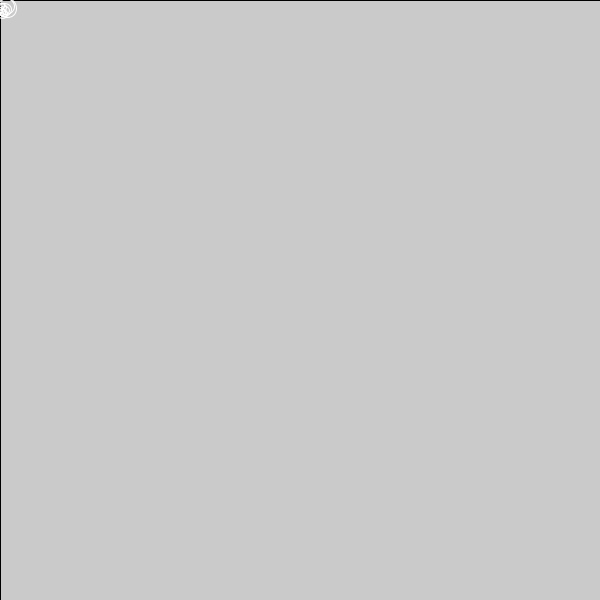
Frame 1 (no input)
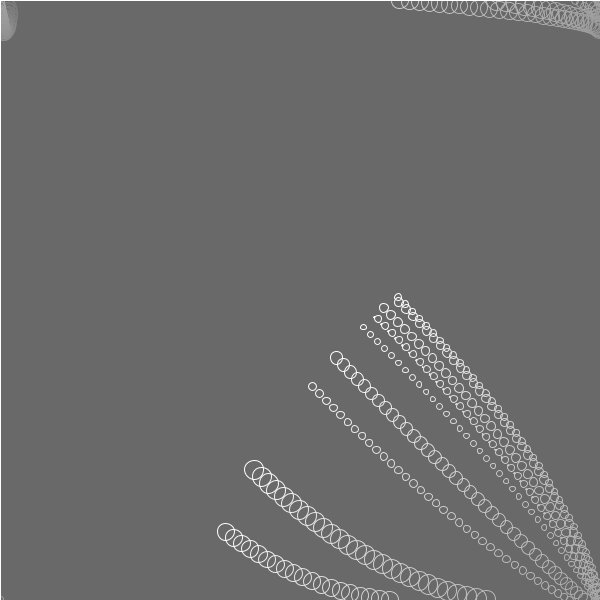
Frame 60 (the mouse pressed at the canvas centre just before this capture)
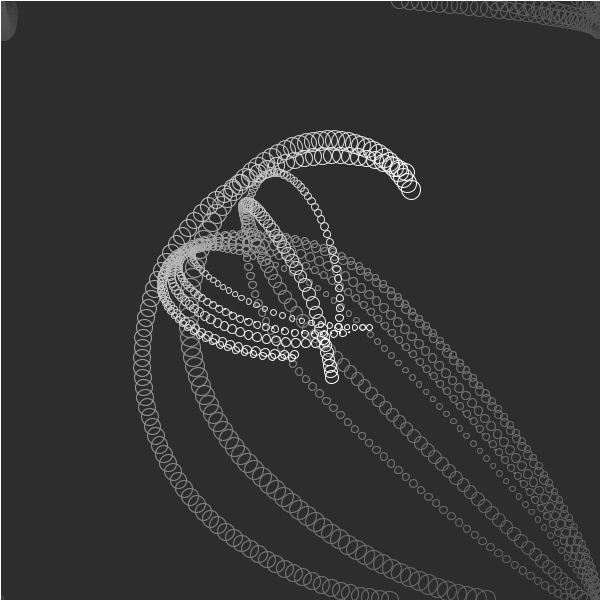
Frame 120 (the mouse held since frame 60 and released just before this capture)

The Processing sketch that drew these frames (run headless with seeded random() and noise(); from frame 60 on, the mouse is pressed at the canvas centre):

// Processing sketch: mouse_attraction
// ── mouse_attraction.pde
Mover[] movers = new Mover[10];

void setup(){
  size(600,600);
  for(int i = 0; i < movers.length; i++){
    movers[i] = new Mover();
  }
}

void draw(){
  fill(0, 3);
  rect(0,0,width,height); //Creates the fading effect.
  
  for(int i = 0; i < movers.length; i++){
    movers[i].update();
    movers[i].checkEdges();
    movers[i].display();
  }
}

class Mover{
  PVector location; //Represents the coordinates of the position of the circle.
  PVector velocity; //Represents the movement applied to the object.
  PVector acceleration; //Represents how fast the object should be moving.
  PVector mouse;
  float topSpeed = 10;
  float circleWidth;
  
  Mover(){
    location = new PVector(random(1,10), random(1,10)); //Random x and y coordinates so all the circles won't be displayed on top of each other.
    velocity = new PVector(1,5);
    acceleration = new PVector(-0.01, 0.5); 
    circleWidth = random(1,20);
  }
  
  void display(){
    stroke(255);
    noFill();
    ellipse(location.x, location.y, circleWidth, circleWidth);
  }
  
  void update(){
    mouse = new PVector(mouseX, mouseY);
    PVector dir = PVector.sub(mouse,location); //difference between the circles location and the mouse location.
    dir.normalize(); //Makes this vector a unit vector.
    dir.mult(0.5);
    acceleration = dir; //Use the distance between the mouse and location to determine the acceleration.
    velocity.add(acceleration);
    velocity.limit(topSpeed);
    location.add(velocity);
  }
  
  void checkEdges(){
    if(location.x > width){
      location.x = 0;
    }
    if(location.x < 0){
      location.x = width;
    }
    
    if(location.y > height){
      location.y = 0;
    }
    if(location.y < 0){
      location.y = height;
    }
  }
}
